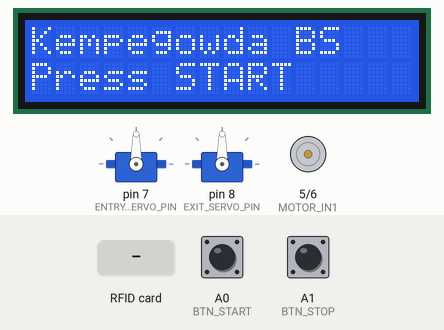
This sketch was run on a simulated Arduino Uno, built with avr-gcc and run on an emulated ATmega328P. Parts: 16×2 character LCD, 2 × servo, motor-driver pin pairs drawn as motors (green arrow = first pin HIGH = forward, orange = second pin HIGH = backward, longer = more drive). The test bench sets the inputs (shaded band); at power-on: A0 (BTN_START) HIGH, A1 (BTN_STOP) HIGH. The audio player accepts every command and is not drawn; what the sketch prints to the serial monitor is not drawn.

Above: at 10.5 s.
10.6 s: A0 (BTN_START) pulled LOW for 0.15 s
At 11.5 s:
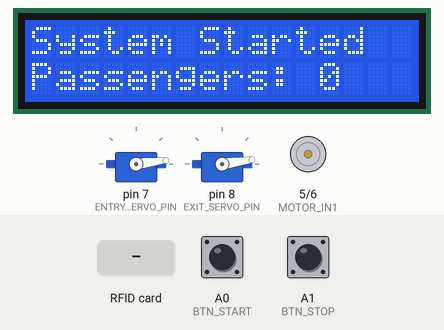
13.7 s: A1 (BTN_STOP) pulled LOW for 3.2 s
At 17.1 s:
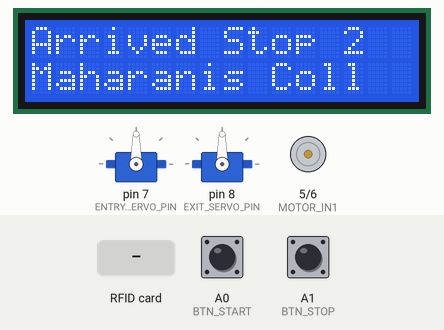
19.6 s: RFID card 5B 85 0B 1A held to the reader
At 21.9 s:
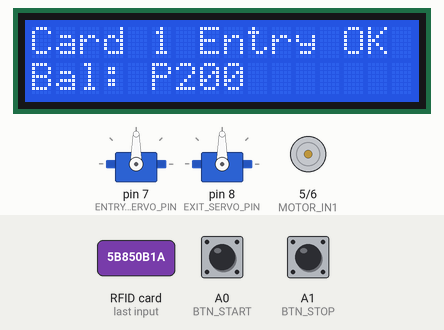
22.6 s: RFID card 5E 7A 19 C4 held to the reader
25.6 s: A0 (BTN_START) pulled LOW for 1 s
At 28.9 s:
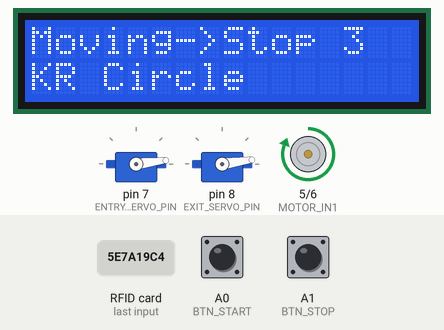
29.2 s: A1 (BTN_STOP) pulled LOW for 3.2 s
At 38.1 s:
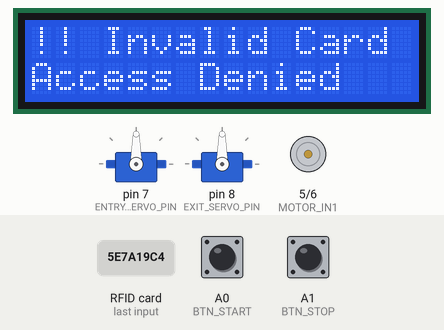
Timing chart, 0 to 38.5 s (numbered marks = the images above; inputs shaded):
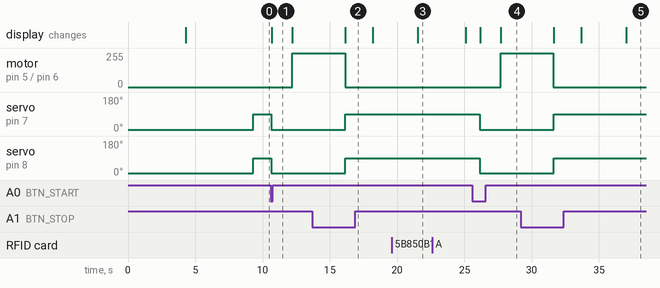

The sketch:

Automatic_Fare_Collection_Arduino.ino
```cpp
// ============================================================
//  Automatic Bus Fare Collection System  –  FINAL VERSION
//  Board   : Arduino UNO
//  Hardware: MFRC522 RFID · DFPlayer Mini · 16x2 I2C LCD
//            · 2x Servo (Entry A2 / Exit A3)
//            · L293D DC Motor (IN1→5, IN2→6)
//            · START button A0 · STOP button A1
// ============================================================
//
//  SD CARD LAYOUT  /01/
//  002.mp3  = "Please tap your card"
//  003.mp3  = "Entry successful"
//  004.mp3  = "Exit successful, thank you for travelling with us"
//  005.mp3  = "Invalid card, please try again"
//  006.mp3  = "Insufficient balance"
//  007.mp3  = "Bus currently at Kempegowda. Starting shortly."
//  008.mp3  = Maharani College     (stop 2)   ← track = 6 + stopNum
//  009.mp3  = KR Circle            (stop 3)
//  ...
//  024.mp3  = 16th Main BTM        (stop 18)
//
//  SERVO ANGLES
//  CLOSED  : Entry = 7°,  Exit = 8°
//  OPEN    : Both  = 90°
//
//  AUDIO RULES (no overlap / no interference)
//  ─ Card scanned (any result)       → Beep FIRST, then voice
//  ─ Invalid card (UID not in list)  → Beep + "Invalid card" ONLY
//  ─ Insufficient balance            → Beep + "Insufficient balance" ONLY
//  ─ Entry success                   → Beep + "Entry successful"
//  ─ Exit success                    → Beep + "Exit successful…"
//  ─ START pressed                   → Next-stop name announced (track 6+N)
//  ─ STOP pressed                    → "Please tap your card"
//
//  SCREEN HOLD TIMES
//  ─ Error / success messages        → 3500 ms before returning to tap screen
// ============================================================

#include <SPI.h>
#include <MFRC522.h>
#include <Wire.h>
#include <LiquidCrystal_I2C.h>
#include <Servo.h>
#include <SoftwareSerial.h>
#include <DFRobotDFPlayerMini.h>

// ─── Pin Definitions ───────────────────────────────────────────
#define SS_PIN          10
#define RST_PIN          9
#define MOTOR_IN1        5
#define MOTOR_IN2        6
#define ENTRY_SERVO_PIN  7
#define EXIT_SERVO_PIN   8
#define BTN_START       A0
#define BTN_STOP        A1
#define DF_RX_PIN        3
#define DF_TX_PIN        2

// ─── Servo Angles ──────────────────────────────────────────────
#define ENTRY_CLOSED     7
#define EXIT_CLOSED      8
#define GATE_OPEN       90

// ─── Audio Track Numbers ───────────────────────────────────────
#define SND_BEEP         1
#define SND_TAP_CARD     2
#define SND_ENTRY_OK     3
#define SND_EXIT_OK      4
#define SND_INVALID      5
#define SND_LOW_BAL      6
#define SND_KEMPEGOWDA   7
// Stop-name track formula: track = 6 + stopNum
// stop 2 → track 8, stop 18 → track 24

// ─── Stop Names (PROGMEM) ──────────────────────────────────────
#define TOTAL_STOPS 18

const char s1[]  PROGMEM = "Kempegowda BS";
const char s2[]  PROGMEM = "Maharanis Coll";
const char s3[]  PROGMEM = "KR Circle";
const char s4[]  PROGMEM = "St Marthas Hosp";
const char s5[]  PROGMEM = "Corporation";
const char s6[]  PROGMEM = "Poornima Talki";
const char s7[]  PROGMEM = "Lalbagh Main G";
const char s8[]  PROGMEM = "Lalbagh West G";
const char s9[]  PROGMEM = "Ashoka Pillar";
const char s10[] PROGMEM = "Rani Sarala HS";
const char s11[] PROGMEM = "3rd Blk Jayanag";
const char s12[] PROGMEM = "4th Blk Jayanag";
const char s13[] PROGMEM = "Jayanagar Chrch";
const char s14[] PROGMEM = "Sanjay Gandhi H";
const char s15[] PROGMEM = "Carmel Convent";
const char s16[] PROGMEM = "Pump House";
const char s17[] PROGMEM = "East End Jayang";
const char s18[] PROGMEM = "16th Main BTM";

const char* const stopNames[] PROGMEM = {
  s1, s2, s3, s4, s5, s6, s7, s8, s9,
  s10, s11, s12, s13, s14, s15, s16, s17, s18
};

char stopBuf[17];

void getStopName(int stopNum) {
  strcpy_P(stopBuf, (char*)pgm_read_word(&(stopNames[stopNum - 1])));
}

// ─── Objects ───────────────────────────────────────────────────
MFRC522             rfid(SS_PIN, RST_PIN);
LiquidCrystal_I2C   lcd(0x27, 16, 2);
Servo               entryServo;
Servo               exitServo;
SoftwareSerial      dfSerial(DF_RX_PIN, DF_TX_PIN);
DFRobotDFPlayerMini player;

// ─── Card Database ─────────────────────────────────────────────
struct Card {
  byte        uid[4];
  const char* name;
  int         balance;
  int         boardedAtStop;
};

const char c1[] PROGMEM = "Card 1";
const char c2[] PROGMEM = "Card 2";
const char c3[] PROGMEM = "Card 3";
const char c4[] PROGMEM = "Card 4";

Card cards[] = {
  {{0x5B, 0x85, 0x0B, 0x1A}, c1, 200, 0},
  {{0x63, 0xE6, 0xD5, 0x1D}, c2, 100, 0},
  {{0x54, 0x02, 0xBB, 0xA9}, c3, 250, 0},
  {{0xF0, 0xC2, 0x7F, 0x5F}, c4, 300, 0},
};
const int CARD_COUNT    = sizeof(cards) / sizeof(cards[0]);
const int FARE_PER_STOP = 10;

// ─── Global State ──────────────────────────────────────────────
bool systemStarted  = false;
bool motorRunning   = false;
int  currentStop    = 1;
bool rfidOK         = false;
bool dfplayerOK     = false;
int  passengerCount = 0;

// ==============================================================
//  LCD HELPERS
// ==============================================================
void lcdTwoStr(const char* l1, const char* l2) {
  lcd.clear();
  lcd.setCursor(0, 0); lcd.print(l1);
  lcd.setCursor(0, 1); lcd.print(l2);
}

void lcdTwoF(const __FlashStringHelper* l1,
             const __FlashStringHelper* l2) {
  lcd.clear();
  lcd.setCursor(0, 0); lcd.print(l1);
  lcd.setCursor(0, 1); lcd.print(l2);
}

void lcdFlashStr(const __FlashStringHelper* l1, const char* l2) {
  lcd.clear();
  lcd.setCursor(0, 0); lcd.print(l1);
  lcd.setCursor(0, 1); lcd.print(l2);
}

void showTapCard() {
  char line1[17];
  getStopName(currentStop);
  snprintf(line1, sizeof(line1), "Stop %d: %s", currentStop, stopBuf);
  line1[16] = '\0';
  lcdTwoStr(line1, "Tap Card");
}

void showSystemStarted() {
  char buf[17];
  snprintf(buf, sizeof(buf), "Passengers: %d", passengerCount);
  lcd.clear();
  lcd.setCursor(0, 0); lcd.print(F("System Started"));
  lcd.setCursor(0, 1); lcd.print(buf);
}

void showMoving(int nextStop) {
  getStopName(nextStop);
  char line1[17];
  snprintf(line1, sizeof(line1), "Moving->Stop %d", nextStop);
  lcdTwoStr(line1, stopBuf);
}

void showArrived() {
  getStopName(currentStop);
  char line1[17];
  snprintf(line1, sizeof(line1), "Arrived Stop %d", currentStop);
  lcdTwoStr(line1, stopBuf);
}

// ==============================================================
//  MOTOR
// ==============================================================
void motorStart() {
  digitalWrite(MOTOR_IN1, 255);
  digitalWrite(MOTOR_IN2, LOW);
  motorRunning = true;
  Serial.println(F("Motor: ON"));
}

void motorStop() {
  digitalWrite(MOTOR_IN1, LOW);
  digitalWrite(MOTOR_IN2, LOW);
  motorRunning = false;
  Serial.println(F("Motor: OFF"));
}

// ==============================================================
//  SERVO GATES
// ==============================================================
void openAllGates() {
  entryServo.attach(ENTRY_SERVO_PIN);
  exitServo.attach(EXIT_SERVO_PIN);
  entryServo.write(GATE_OPEN);
  exitServo.write(GATE_OPEN);
  Serial.println(F("Gates: OPEN (90)"));
}

void closeAllGates() {
  entryServo.attach(ENTRY_SERVO_PIN);
  exitServo.attach(EXIT_SERVO_PIN);
  entryServo.write(ENTRY_CLOSED);
  exitServo.write(EXIT_CLOSED);
  Serial.println(F("Gates: CLOSED (entry=7, exit=8)"));
}

void detachServos() {
  entryServo.detach();
  exitServo.detach();
}

// ==============================================================
//  DFPLAYER AUDIO
//  ── CHANGE: playFolder(1, track) used for both beep and voice
// ==============================================================
void playBeep() {
  // do nothing - beep removed, voice plays directly
}

void playVoice(int track, unsigned int waitMs) {
  if (!dfplayerOK) return;
  player.playFolder(1, track);
  delay(waitMs);
}

void stopAudio() {
  if (!dfplayerOK) return;
  player.stop();
}

void announceNextStop(int nextStop) {
  if (nextStop < 2 || nextStop > TOTAL_STOPS) return;
  int track = 6 + nextStop;  // stop 2 → track 8, stop 18 → track 24
  getStopName(nextStop);
  Serial.print(F("Audio: Next stop → "));
  Serial.println(stopBuf);
  detachServos();
  playVoice(track, 3500);
  closeAllGates();
}

// ==============================================================
//  UTILITIES
// ==============================================================
bool uidMatch(byte* a, byte* b) {
  for (int i = 0; i < 4; i++)
    if (a[i] != b[i]) return false;
  return true;
}

void resetSystem() {
  stopAudio();
  motorStop();
  closeAllGates();
  systemStarted  = false;
  currentStop    = 1;
  passengerCount = 0;
  for (int i = 0; i < CARD_COUNT; i++)
    cards[i].boardedAtStop = 0;
  lcdTwoF(F("Kempegowda BS"), F("Press START"));
  Serial.println(F("=== System Reset ==="));
}

// ==============================================================
//  HARDWARE INIT CHECKS
// ==============================================================
bool checkRFID() {
  Serial.println(F("--- RFID Check ---"));
  byte v = rfid.PCD_ReadRegister(MFRC522::VersionReg);
  Serial.print(F("Ver: 0x")); Serial.println(v, HEX);
  if (v == 0x91 || v == 0x92) { Serial.println(F("RFID OK")); return true; }
  if (v == 0x00 || v == 0xFF) { Serial.println(F("RFID FAIL")); return false; }
  Serial.println(F("RFID unknown – continuing"));
  return true;
}

bool checkDFPlayer() {
  Serial.println(F("--- DFPlayer Check ---"));
  dfSerial.begin(9600);
  delay(3000);
  if (player.begin(dfSerial)) {
    player.volume(50);
    Serial.println(F("DFPlayer OK"));
    return true;
  }
  Serial.println(F("Hard reset attempt…"));
  player.reset();
  delay(3000);
  if (player.begin(dfSerial)) {
    player.volume(50);
    Serial.println(F("DFPlayer OK (after reset)"));
    return true;
  }
  Serial.println(F("DFPlayer FAIL"));
  return false;
}

// ==============================================================
//  SETUP
// ==============================================================
void setup() {
  Serial.begin(9600);
  Serial.println(F("=== Bus Fare System Booting ==="));

  Wire.begin();
  lcd.init();
  lcd.backlight();
  lcdTwoF(F("Booting..."), F("Please wait"));

  SPI.begin();
  rfid.PCD_Init();
  delay(100);
  rfidOK = checkRFID();

  entryServo.attach(ENTRY_SERVO_PIN);
  exitServo.attach(EXIT_SERVO_PIN);
  entryServo.write(ENTRY_CLOSED);
  exitServo.write(EXIT_CLOSED);
  delay(500);
  entryServo.detach();
  exitServo.detach();

  pinMode(MOTOR_IN1, OUTPUT);
  pinMode(MOTOR_IN2, OUTPUT);
  digitalWrite(MOTOR_IN1, LOW);
  digitalWrite(MOTOR_IN2, LOW);

  pinMode(BTN_START, INPUT_PULLUP);
  pinMode(BTN_STOP,  INPUT_PULLUP);

  dfplayerOK = checkDFPlayer();

  Serial.print(F("RFID    : ")); Serial.println(rfidOK    ? F("OK") : F("FAIL"));
  Serial.print(F("DFPlayer: ")); Serial.println(dfplayerOK ? F("OK") : F("FAIL"));

  if (!rfidOK) {
    lcdTwoF(F("RFID FAIL!"), F("Check wiring"));
  } else {
    lcdTwoF(F("Kempegowda BS"), F("Press START"));
    Serial.println(F("System Ready – Press START to begin."));
    playVoice(SND_KEMPEGOWDA, 5000);  // 007 boot announcement
  }

  entryServo.attach(ENTRY_SERVO_PIN);
  exitServo.attach(EXIT_SERVO_PIN);
  openAllGates();
}

// ==============================================================
//  MAIN LOOP
// ==============================================================
void loop() {

  if (digitalRead(BTN_START) == LOW) {
    delay(50);

    if (!motorRunning) {

      if (currentStop >= TOTAL_STOPS) {
        lcdTwoF(F("End of Route"), F("Press STOP/Reset"));
        Serial.println(F("START ignored – already at last stop."));

      } else {
        systemStarted = true;
        closeAllGates();
        showSystemStarted();
        delay(1500);
        motorStart();
        showMoving(currentStop + 1);
        announceNextStop(currentStop + 1);
        showMoving(currentStop + 1);
      }
    }
    delay(300);
  }

  if (digitalRead(BTN_STOP) == LOW) {
    delay(50);

    if (motorRunning) {
      stopAudio();
      motorStop();

      if (currentStop < TOTAL_STOPS) {
        currentStop++;
        openAllGates();
        showArrived();
        delay(2000);
        showTapCard();
        detachServos();
        player.playFolder(1, SND_TAP_CARD);
        delay(3000);

        Serial.print(F("Arrived: Stop "));
        Serial.print(currentStop);
        Serial.print(F(" – "));
        getStopName(currentStop);
        Serial.println(stopBuf);

      } else {
        openAllGates();
        lcdTwoF(F("End of Route"), F("16th Main BTM"));
        detachServos();
        player.playFolder(1, SND_EXIT_OK);
        delay(4500);
        Serial.println(F("End of route reached."));
      }

    } else if (!systemStarted) {
      resetSystem();
    }
    delay(300);
  }

  if (motorRunning) return;

  if (!rfidOK) return;
  if (!rfid.PICC_IsNewCardPresent() || !rfid.PICC_ReadCardSerial()) return;

  byte* uid = rfid.uid.uidByte;
  rfid.PICC_HaltA();
  rfid.PCD_StopCrypto1();

  Serial.print(F("Card UID:"));
  for (int i = 0; i < rfid.uid.size; i++) {
    Serial.print(' ');
    if (uid[i] < 0x10) Serial.print('0');
    Serial.print(uid[i], HEX);
  }
  Serial.println();

  int found = -1;
  for (int i = 0; i < CARD_COUNT; i++) {
    if (uidMatch(uid, cards[i].uid)) { found = i; break; }
  }

  char cname[8];
  char balBuf[17];

  // ── CASE 1: INVALID CARD ────────────────────────────────────
  if (found == -1) {
    lcdTwoF(F("!! Invalid Card"), F("Access Denied"));
    detachServos();
    player.playFolder(1, SND_INVALID);  // direct call, no beep first
    delay(4000);
    showTapCard();
    Serial.println(F("Unknown UID – access denied."));

  } else {
    strcpy_P(cname, cards[found].name);

    // ── CASE 2: ENTRY ──────────────────────────────────────────
    if (cards[found].boardedAtStop == 0) {

      // ── Low balance ──────────────────────────────────────────
      if (cards[found].balance < FARE_PER_STOP) {
        lcdFlashStr(F("Low Balance!"), cname);
        detachServos();
        player.playFolder(1, SND_LOW_BAL);
        delay(3500);
        showTapCard();
        Serial.print(F("Entry denied – low balance: ")); Serial.println(cname);

      // ── Entry success ────────────────────────────────────────
      } else {

        cards[found].boardedAtStop = currentStop;
        passengerCount++;
        lcd.clear();
        lcd.setCursor(0, 0);
        lcd.print(cname); lcd.print(F(" Entry OK"));
        lcd.setCursor(0, 1);
        snprintf(balBuf, sizeof(balBuf), "Bal: P%d", cards[found].balance);
        lcd.print(balBuf);
        detachServos();
        player.playFolder(1, SND_ENTRY_OK);
        delay(3500);
        showTapCard();
        Serial.print(F("ENTRY OK: ")); Serial.print(cname);
        Serial.print(F(" @Stop "));   Serial.print(currentStop);
        Serial.print(F(" Bal: P"));   Serial.println(cards[found].balance);
      }

    // ── CASE 3: EXIT ───────────────────────────────────────────
    } else {

      int stopsTravel = currentStop - cards[found].boardedAtStop;
      int fare        = stopsTravel * FARE_PER_STOP;

      // ── Insufficient fare ────────────────────────────────────
      if (cards[found].balance < fare) {
        char msg[17];
        snprintf(msg, sizeof(msg), "Need: P%d", fare);
        lcdTwoStr(cname, msg);
        detachServos();
        player.playFolder(1, SND_LOW_BAL);
        delay(3500);
        showTapCard();
        Serial.print(F("Exit denied – insufficient fare: ")); Serial.println(cname);

      // ── Exit success ─────────────────────────────────────────
      } else {
       detachServos();
        player.playFolder(1, SND_EXIT_OK);
        delay(4500);
        cards[found].balance      -= fare;
        cards[found].boardedAtStop = 0;
        passengerCount = max(0, passengerCount - 1);
        lcd.clear();
        lcd.setCursor(0, 0);
        lcd.print(cname); lcd.print(F(" -P")); lcd.print(fare);
        lcd.setCursor(0, 1);
        snprintf(balBuf, sizeof(balBuf), "%dstop Bal:P%d",
                 stopsTravel, cards[found].balance);
        lcd.print(balBuf);
        detachServos();
        player.playFolder(1, SND_EXIT_OK);
        delay(4500);
        showTapCard();
        Serial.print(F("EXIT OK: "));  Serial.print(cname);
        Serial.print(F(" Fare: P"));   Serial.print(fare);
        Serial.print(F(" Stops: "));   Serial.print(stopsTravel);
        Serial.print(F(" Bal: P"));    Serial.println(cards[found].balance);
      }
    }
  }

  delay(1000);
}
```

Measured:
- after the input at 10.6 s, motor on pin 5 (MOTOR_IN1) / pin 6 (MOTOR_IN2): stopped → forward 255/255 after 1.6 s; servo on pin 7 (ENTRY_SERVO_PIN): 90° → 7° after 0.06 s; servo on pin 8 (EXIT_SERVO_PIN): 90° → 8° after 0.06 s; the display: changes after 0.09 s (image 1)
- after the input at 13.7 s, motor on pin 5 (MOTOR_IN1) / pin 6 (MOTOR_IN2): forward 255/255 → stopped after 2.4 s; servo on pin 7 (ENTRY_SERVO_PIN): 7° → 90° after 2.5 s; servo on pin 8 (EXIT_SERVO_PIN): 8° → 90° after 2.5 s; the display: changes after 2.5 s (image 2)
- after the input at 19.6 s, the display: changes after 2.0 s (image 3)
- after the input at 25.6 s, motor on pin 5 (MOTOR_IN1) / pin 6 (MOTOR_IN2): stopped → forward 255/255 after 2.1 s; servo on pin 7 (ENTRY_SERVO_PIN): 90° → 7° after 0.56 s; servo on pin 8 (EXIT_SERVO_PIN): 90° → 8° after 0.56 s; the display: first changes after 0.59 s (image 4 shows a later state)
- after the input at 29.2 s, motor on pin 5 (MOTOR_IN1) / pin 6 (MOTOR_IN2): forward 255/255 → stopped after 2.4 s; servo on pin 7 (ENTRY_SERVO_PIN): 7° → 90° after 2.4 s; servo on pin 8 (EXIT_SERVO_PIN): 8° → 90° after 2.4 s; the display: first changes after 2.4 s (image 5 shows a later state)
